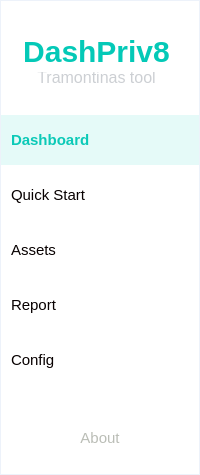
     <widget class="QFrame" name="frame_LeftControlBar">
      <property name="minimumSize">
       <size>
        <width>200</width>
        <height>0</height>
       </size>
      </property>
      <property name="maximumSize">
       <size>
        <width>200</width>
        <height>16777215</height>
       </size>
      </property>
      <property name="styleSheet">
       <string notr="true">QFrame{
background-color: #ffffff;
border:1px solid #edf2fa;
}</string>
      </property>
      <property name="frameShape">
       <enum>QFrame::StyledPanel</enum>
      </property>
      <property name="frameShadow">
       <enum>QFrame::Raised</enum>
      </property>
      <layout class="QVBoxLayout" name="verticalLayout">
       <property name="spacing">
        <number>5</number>
       </property>
       <property name="leftMargin">
        <number>0</number>
       </property>
       <property name="topMargin">
        <number>9</number>
       </property>
       <property name="rightMargin">
        <number>0</number>
       </property>
       <item>
        <widget class="QFrame" name="frame_Logo">
         <property name="minimumSize">
          <size>
           <width>0</width>
           <height>100</height>
          </size>
         </property>
         <property name="maximumSize">
          <size>
           <width>16777215</width>
           <height>100</height>
          </size>
         </property>
         <property name="styleSheet">
          <string notr="true">QFrame{
	background-color:#fff;
	border:0px;
	color:#070000;
}
</string>
         </property>
         <property name="frameShape">
          <enum>QFrame::StyledPanel</enum>
         </property>
         <property name="frameShadow">
          <enum>QFrame::Raised</enum>
         </property>
         <widget class="QLabel" name="label_LogoNameDesc">
          <property name="geometry">
           <rect>
            <x>0</x>
            <y>60</y>
            <width>191</width>
            <height>15</height>
           </rect>
          </property>
          <property name="maximumSize">
           <size>
            <width>16777215</width>
            <height>15</height>
           </size>
          </property>
          <property name="styleSheet">
           <string notr="true">QLabel{

	font-size:16px;
	border:0px;
color:rgb(204, 207, 211);

}</string>
          </property>
          <property name="text">
           <string>Tramontinas tool</string>
          </property>
          <property name="alignment">
           <set>Qt::AlignCenter</set>
          </property>
         </widget>
         <widget class="QLabel" name="label_LogoName">
          <property name="geometry">
           <rect>
            <x>0</x>
            <y>20</y>
            <width>191</width>
            <height>42</height>
           </rect>
          </property>
          <property name="styleSheet">
           <string notr="true">QLabel{
color:#04c9b7;
		font-size:30px;
	    border:0px;
	font-weight: bold;
  text-align:center;

}</string>
          </property>
          <property name="text">
           <string>DashPriv8</string>
          </property>
          <property name="alignment">
           <set>Qt::AlignCenter</set>
          </property>
         </widget>
        </widget>
       </item>
       <item>
        <widget class="QPushButton" name="pushButton_DashBoard">
         <property name="minimumSize">
          <size>
           <width>0</width>
           <height>50</height>
          </size>
         </property>
         <property name="cursor">
          <cursorShape>PointingHandCursor</cursorShape>
         </property>
         <property name="styleSheet">
          <string notr="true">QPushButton{
	background-color:#e5faf8;
	border:0px;
	color:#0bc9b7;
    font-weight: bold;
font-size:15px;
text-align:left;
padding-left:10px;
}</string>
         </property>
         <property name="text">
          <string>Dashboard</string>
         </property>
         <property name="icon">
          <iconset resource="assets/files.qrc">
           <normaloff>:/icons/stopwatch-3.png</normaloff>:/icons/stopwatch-3.png</iconset>
         </property>
         <property name="iconSize">
          <size>
           <width>20</width>
           <height>20</height>
          </size>
         </property>
        </widget>
       </item>
       <item>
        <widget class="QPushButton" name="pushButton_QuickStart">
         <property name="minimumSize">
          <size>
           <width>0</width>
           <height>50</height>
          </size>
         </property>
         <property name="cursor">
          <cursorShape>PointingHandCursor</cursorShape>
         </property>
         <property name="styleSheet">
          <string notr="true">QPushButton{
	background-color:#fff;
	border:0px;
	color:#070000;
font-size:15px;
text-align:left;
padding-left:10px;
}

QPushButton:hover{
	background-color:#e5faf8;
	border:0px;
	color:#070000;
    font-weight: bold;
font-size:15px;
text-align:left;
}</string>
         </property>
         <property name="text">
          <string>Quick Start</string>
         </property>
         <property name="icon">
          <iconset resource="assets/files.qrc">
           <normaloff>:/icons/target.png</normaloff>:/icons/target.png</iconset>
         </property>
         <property name="iconSize">
          <size>
           <width>20</width>
           <height>20</height>
          </size>
         </property>
        </widget>
       </item>
       <item>
        <widget class="QPushButton" name="pushButton_Assets">
         <property name="minimumSize">
          <size>
           <width>0</width>
           <height>50</height>
          </size>
         </property>
         <property name="cursor">
          <cursorShape>PointingHandCursor</cursorShape>
         </property>
         <property name="styleSheet">
          <string notr="true">QPushButton{
	background-color:#fff;
	border:0px;
	color:#070000;
font-size:15px;
text-align:left;
padding-left:10px;
}

QPushButton:hover{
	background-color:#e5faf8;
	border:0px;
	color:#070000;
    font-weight: bold;
font-size:15px;
text-align:left;
}</string>
         </property>
         <property name="text">
          <string>Assets</string>
         </property>
         <property name="icon">
          <iconset resource="assets/files.qrc">
           <normaloff>:/icons/windows-4.png</normaloff>:/icons/windows-4.png</iconset>
         </property>
         <property name="iconSize">
          <size>
           <width>20</width>
           <height>20</height>
          </size>
         </property>
        </widget>
       </item>
       <item>
        <widget class="QPushButton" name="pushButton_Report">
         <property name="minimumSize">
          <size>
           <width>0</width>
           <height>50</height>
          </size>
         </property>
         <property name="cursor">
          <cursorShape>PointingHandCursor</cursorShape>
         </property>
         <property name="styleSheet">
          <string notr="true">QPushButton{
	background-color:#fff;
	border:0px;
	color:#070000;
font-size:15px;
text-align:left;
padding-left:10px;
}

QPushButton:hover{
	background-color:#e5faf8;
	border:0px;
	color:#070000;
    font-weight: bold;
font-size:15px;
text-align:left;
}</string>
         </property>
         <property name="text">
          <string>Report</string>
         </property>
         <property name="icon">
          <iconset resource="assets/files.qrc">
           <normaloff>:/icons/list.png</normaloff>:/icons/list.png</iconset>
         </property>
         <property name="iconSize">
          <size>
           <width>20</width>
           <height>20</height>
          </size>
         </property>
        </widget>
       </item>
       <item>
        <widget class="QPushButton" name="pushButton_Config">
         <property name="minimumSize">
          <size>
           <width>0</width>
           <height>50</height>
          </size>
         </property>
         <property name="cursor">
          <cursorShape>PointingHandCursor</cursorShape>
         </property>
         <property name="styleSheet">
          <string notr="true">QPushButton{
	background-color:#fff;
	border:0px;
	color:#070000;
font-size:15px;
text-align:left;
padding-left:10px;
}

QPushButton:hover{
	background-color:#e5faf8;
	border:0px;
	color:#070000;
    font-weight: bold;
font-size:15px;
text-align:left;
}</string>
         </property>
         <property name="text">
          <string>Config</string>
         </property>
         <property name="icon">
          <iconset resource="assets/files.qrc">
           <normaloff>:/icons/settings-5.png</normaloff>:/icons/settings-5.png</iconset>
         </property>
         <property name="iconSize">
          <size>
           <width>20</width>
           <height>20</height>
          </size>
         </property>
        </widget>
       </item>
       <item>
        <widget class="QFrame" name="frame_LeftControlBarSpace">
         <property name="styleSheet">
          <string notr="true">QFrame{

border:0px;
}</string>
         </property>
         <property name="frameShape">
          <enum>QFrame::StyledPanel</enum>
         </property>
         <property name="frameShadow">
          <enum>QFrame::Raised</enum>
         </property>
         <layout class="QFormLayout" name="formLayout"/>
        </widget>
       </item>
       <item>
        <widget class="QPushButton" name="pushButton_About">
         <property name="minimumSize">
          <size>
           <width>0</width>
           <height>50</height>
          </size>
         </property>
         <property name="cursor">
          <cursorShape>PointingHandCursor</cursorShape>
         </property>
         <property name="styleSheet">
          <string notr="true">QPushButton{
	background-color:#fff;
	border:0px;
	color:rgb(186, 189, 182);

font-size:15px;
}

QPushButton:hover{
	background-color:#e5faf8;
	border:0px;
	color:#070000;
    font-weight: bold;
font-size:15px;
}</string>
         </property>
         <property name="text">
          <string>About</string>
         </property>
        </widget>
       </item>
      </layout>
     </widget>
